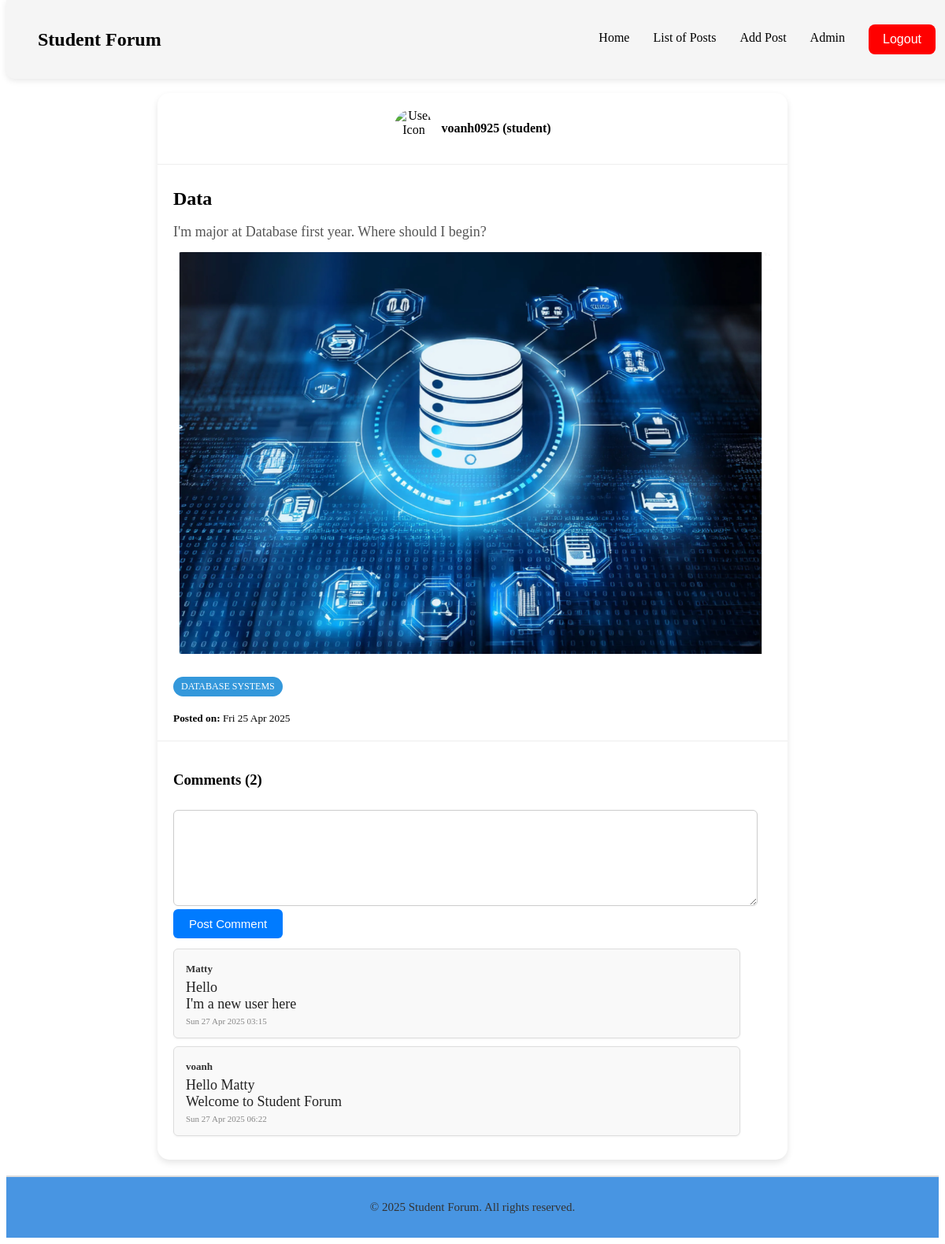
Screenshot of /view/fullpost.php?id=37 (signed in) with the database file from the repository.
### tables this page shows
CREATE TABLE `posts` (
  `id` int(11) NOT NULL,
  `user_id` int(11) NOT NULL,
  `module_id` int(11) DEFAULT NULL,
  `title` varchar(255) NOT NULL,
  `content` text NOT NULL,
  `imgFromStr` varchar(255) DEFAULT NULL,
  `created_at` timestamp NOT NULL DEFAULT current_timestamp()
);

CREATE TABLE `users` (
  `id` int(11) NOT NULL,
  `username` varchar(50) NOT NULL,
  `email` varchar(100) NOT NULL,
  `password_hash` varchar(255) NOT NULL,
  `role` enum('admin','student') DEFAULT 'student',
  `created_at` timestamp NOT NULL DEFAULT current_timestamp()
);

CREATE TABLE `modules` (
  `id` int(11) NOT NULL,
  `module_name` varchar(100) NOT NULL,
  `created_at` timestamp NOT NULL DEFAULT current_timestamp()
);

CREATE TABLE `comments` (
  `id` int(11) NOT NULL,
  `post_id` int(11) NOT NULL,
  `user_id` int(11) NOT NULL,
  `comment_text` text NOT NULL,
  `created_at` timestamp NOT NULL DEFAULT current_timestamp()
);

### view/fullpost.php (called while the page is built, shortened)
<?php
try {
    include_once __DIR__ . '/../includes/DatabaseConnection.php';
    include_once __DIR__ . '/../includes/DatabaseFunctions.php';
    $post_id = (int) $_GET['id'];
    $post = getPostWithComments($pdo, $post_id);
    $comments = $post['comments'];
    include __DIR__ . '/../templates/fullpost.html.php';
} catch (Exception $e) {
    $title = 'An error occurred';
    $output = '<p>Error: ' . $e->getMessage() . '</p>';
}
include __DIR__ . '/../templates/layout.html.php';
?>

### includes/DatabaseFunctions.php (called while the page is built, shortened)
<?php
function getPostWithComments($pdo, $post_id) {
    $query = 'SELECT
        posts.id,
        posts.title,
        posts.content,
        posts.created_at,
        posts.imgFromStr,
        modules.module_name,
        users.username,
        users.email,
        users.role,
        (SELECT COUNT(*) FROM comments WHERE comments.post_id = posts.id) AS comment_count
    FROM posts
    INNER JOIN modules ON posts.module_id = modules.id
    INNER JOIN users ON posts.user_id = users.id
    WHERE posts.id = :post_id';
    $stmt = $pdo->prepare($query);
    $stmt->bindValue(':post_id', $post_id, PDO::PARAM_INT);
    $stmt->execute();
    $post = $stmt->fetch(PDO::FETCH_ASSOC);
    $commentQuery = 'SELECT
        comments.comment_text,
        comments.created_at,
        users.username
    FROM comments
    INNER JOIN users ON comments.user_id = users.id
    WHERE comments.post_id = :post_id
    ORDER BY comments.created_at ASC';
    $stmt = $pdo->prepare($commentQuery);
    $stmt->bindValue(':post_id', $post_id, PDO::PARAM_INT);
    $stmt->execute();
    $comments = $stmt->fetchAll(PDO::FETCH_ASSOC);
    $post['comments'] = $comments;
    return $post;
}
?>

### templates/fullpost.html.php (the view, shortened to what this page needs)
<div class="fullpost-container">
    <div class="fullpost-card">
        <div class="fullpost-card__header">
            <div class="fullpost-user-info">
                <img src="https://cdn-icons-png.flaticon.com/512/847/847969.png" alt="User Icon" class="fullpost-user__image">
                <h5><?= htmlspecialchars($post['username'], ENT_QUOTES, 'UTF-8') ?> (<?= htmlspecialchars($post['role'], ENT_QUOTES, 'UTF-8') ?>)</h5>
            </div>
        </div>
        <div class="fullpost-card__body">
            <h4><?= htmlspecialchars($post['title'], ENT_QUOTES, 'UTF-8') ?></h4>
            <p><?= nl2br(htmlspecialchars($post['content'], ENT_QUOTES, 'UTF-8')) ?></p>
            <?php if (!empty($post['imgFromStr'])): ?>
                <img src="/coursework/uploads/<?= htmlspecialchars($post['imgFromStr'], ENT_QUOTES, 'UTF-8') ?>" alt="Post Image" class="fullpost-card__image">
            <?php endif; ?>
            <span class="fullpost-tag fullpost-tag-blue"><?= htmlspecialchars($post['module_name'], ENT_QUOTES, 'UTF-8') ?></span>
            <br>
            <br>
            <small><strong>Posted on:</strong> <?= htmlspecialchars(date("D d M Y", strtotime($post['created_at'])), ENT_QUOTES, 'UTF-8') ?></small>
        </div>
        <div class="fullpost-card__footer">
                <div class="fullpost-comment-form">
                <h3>Comments (<?= $post['comment_count'] ?>)</h3>
                <form action="/coursework/view/addcomment.php" method="POST" >
                    <textarea name="comment_text" rows="4" required></textarea>
                    <button type="submit">Post Comment</button>
                </form>
            <div class="fullpost-comments-section">
                <?php if (empty($comments)): ?>
                    <p>No comments yet. Be the first to comment!</p>
                <?php else: ?>
                    <?php foreach ($comments as $comment): ?>
                        <div class="fullpost-comment-box">
                            <p><strong><?= htmlspecialchars($comment['username'], ENT_QUOTES, 'UTF-8') ?></strong></p>
                            <p><?= nl2br(htmlspecialchars($comment['comment_text'], ENT_QUOTES, 'UTF-8')) ?></p>
                            <p class="fullpost-comment-time"><?= date("D d M Y H:i", strtotime($comment['created_at'])) ?></p>
                        </div>
                    <?php endforeach; ?>
                <?php endif; ?>
            </div>
        </div>
    </div>
</div>

### CSS/posts.css (style rules this page uses)
body { padding-top: 90px; overflow-y: scroll; scrollbar-width: none; }
.fullpost-card { background: #fff; border-radius: 15px; box-shadow: 0 4px 8px rgba(0, 0, 0, 0.1); overflow: hidden; width: 70%; max-width: 800px; margin: 20px auto; display: flex; flex-direction: column; align-items: center; }
.fullpost-card__header { text-align: center; width: 100%; padding: 20px; border-bottom: 1px solid #eee; }
.fullpost-user-info { display: flex; align-items: center; gap: 10px; justify-content: center; }
.fullpost-user__image { width: 50px; height: 50px; border-radius: 50%; object-fit: cover; }
.fullpost-user-info h5 { margin: 0; font-size: 16px; font-weight: bold; }
.fullpost-card__body { flex: 2; padding-left: 20px; padding: 20px; text-align: left; }
.fullpost-card__body h4 { margin: 10px 0; font-size: 24px; font-weight: bold; }
.fullpost-card__body p { font-size: 18px; color: #555; margin-bottom: 15px; }
.fullpost-tag { display: inline-block; background: #3498db; color: #fff; border-radius: 50px; font-size: 12px; padding: 5px 10px; text-transform: uppercase; margin-top: 10px; }
.fullpost-card__image { width: 100%; height: auto; object-fit: cover; border-radius: 10px; margin-bottom: 15px; }
.fullpost-card__footer { display: flex; flex-direction: column; align-items: flex-start; gap: 30px; padding: 20px; border-top: 1px solid #eee; width: 100%; max-width: 800px; margin: 0 auto; }
.fullpost-comments-section { width: 90%; display: flex; flex-direction: column; gap: 5px; margin-top: 5px; }
.fullpost-comment-box { background: #f9f9f9; padding: 10px 15px; border-radius: 6px; border: 1px solid #ddd; margin-bottom: 5px; max-width: 700px; box-shadow: 0 1px 3px rgba(0, 0, 0, 0.05); }
.fullpost-comment-box strong { font-size: 13px; color: #333; }
.fullpost-comment-box p { margin: 5px 0; }
.fullpost-comment-box p:nth-child(2) { font-size: 18px; font-weight: 500; color: #222; }
.fullpost-comment-time { font-size: 11px; color: #888; }
.fullpost-comment-form { width: 100%; display: flex; flex-direction: column; gap: 8px; margin-bottom: 5px; }
.fullpost-comment-form textarea { width: 90%; min-height: 100px; padding: 10px; border: 1px solid #ccc; border-radius: 6px; font-size: 14px; resize: vertical; }
.fullpost-comment-form button { width: fit-content; padding: 10px 20px; background-color: #007bff; color: white; font-size: 15px; border: none; border-radius: 6px; cursor: pointer; transition: background-color 0.3s ease; }

### rows the page displays
posts: user.username "voanh0925", user.role "student", title "Data", content "I'm major at Database first year. Where should I begin?", imgFromStr (picture), module.module_name "DATABASE SYSTEMS", created_at "Fri 25 Apr 2025"
comments: user.username "Matty", comment_text "Hello I'm a new user here", created_at "Sun 27 Apr 2025 03:15"
comments: user.username "voanh", comment_text "Hello Matty Welcome to Student Forum", created_at "Sun 27 Apr 2025 06:22"

### other values shown
$post['comment_count'] "2"
